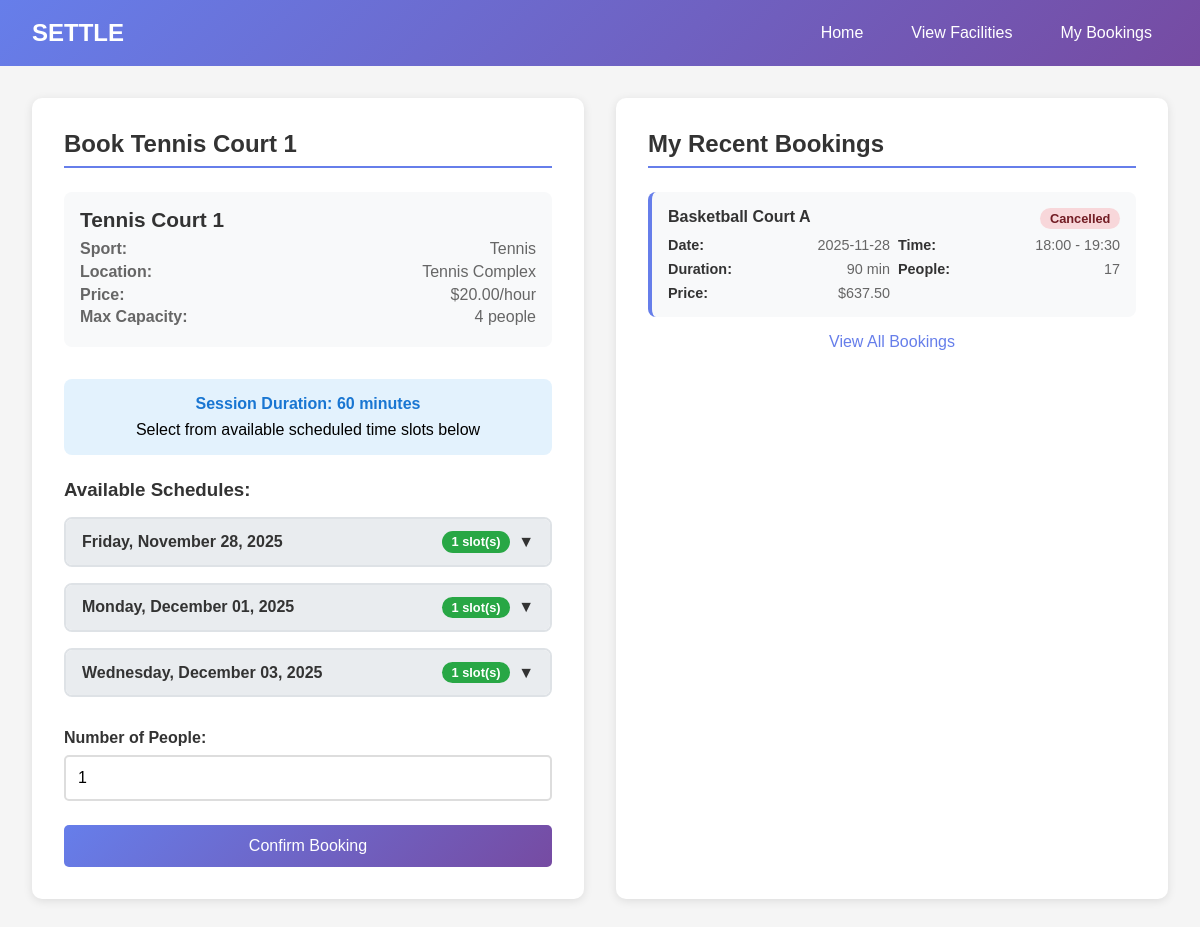
The page /booking/3 (signed in) on the database its author committed.
### models.py (models this page shows, shortened)
class Facility(db.Model):
    id = db.Column(db.Integer, primary_key=True, autoincrement=True)
    name = db.Column(db.String(120), nullable=False)
    location = db.Column(db.String(255))
    sport_id = db.Column(db.Integer, db.ForeignKey("sport.id"), nullable=False)
    price_per_hour = db.Column(db.Float, nullable=False, default=0.0)
    max_capacity = db.Column(db.Integer, default=100)
    is_active = db.Column(db.Boolean, default=True)
    schedules = db.relationship("Schedule", backref="facility", lazy=True)
    sport = db.relationship("Sport", backref="facilities")

class Sport(db.Model):
    id = db.Column(db.Integer, primary_key=True, autoincrement=True)
    name = db.Column(db.String(100), unique=True, nullable=False)
    max_players = db.Column(db.Integer, default=10)
    default_slot_minutes = db.Column(db.Integer, default=60)

class Booking(db.Model):
    id = db.Column(db.Integer, primary_key=True, autoincrement=True)
    user_id = db.Column(db.Integer, db.ForeignKey('user.id'), nullable=False)
    facility_id = db.Column(db.Integer, db.ForeignKey('facility.id'), nullable=False)
    start = db.Column(db.DateTime, nullable=False)
    end = db.Column(db.DateTime, nullable=False)
    seats = db.Column(db.Integer, default=1)
    price = db.Column(db.Float, nullable=False)
    status = db.Column(db.Enum(BookingStatus), default=BookingStatus.CONFIRMED)
    user = db.relationship('User', backref='bookings')
    facility = db.relationship('Facility', backref='bookings')

### routes.py (the view, shortened to what this page needs)
@routes.route("/booking/<int:facility_id>", methods=["GET", "POST"])
def booking(facility_id):
    if 'user_id' not in session:
        flash("Please login to make a booking.", "error")
        return redirect(url_for('routes.login'))
    facility = models.Facility.query.get_or_404(facility_id)
    if request.method == "GET":
        upcoming_dates = []
        for i in range(7):
            booking_date = date.today() + timedelta(days=i)
            day_of_week = (booking_date.weekday() + 1) % 7
            available_schedules = models.Schedule.query.filter(
                models.Schedule.facility_id == facility_id,
                models.Schedule.day_of_week == models.DayOfWeek(day_of_week)
            ).all()
            if available_schedules:
                upcoming_dates.append({
                    'date': booking_date,
                    'date_str': booking_date.strftime('%Y-%m-%d'),
                    'display_date': booking_date.strftime('%A, %B %d, %Y'),
                    'day_name': booking_date.strftime('%A'),
                    'schedules': available_schedules
                })
        user_bookings = models.Booking.query.filter_by(
            user_id=session['user_id']
        ).order_by(models.Booking.start.desc()).limit(5).all()
        return render_template("booking.html",
                             facility=facility,
                             upcoming_dates=upcoming_dates,
                             user_bookings=user_bookings,
                             today=date.today().strftime('%Y-%m-%d'),
                             datetime=datetime,
                             timedelta=timedelta)

### templates/booking.html (shortened to what this page needs)
<!DOCTYPE html>
<html lang="en">
<head>
</head>
<body>
    <div class="header">
        <div class="logo">SETTLE</div>
        <div class="nav-links">
            <a href="{{ url_for('home') }}" class="nav-link">Home</a>
            <a href="{{ url_for('routes.view_facility') }}" class="nav-link">View Facilities</a>
            <a href="{{ url_for('routes.my_bookings') }}" class="nav-link">My Bookings</a>
        </div>
    </div>
    <div class="container">
        <div class="booking-section">
            <h2 class="section-title">Book {{ facility.name }}</h2>
            <div class="facility-info">
                <div class="facility-name">{{ facility.name }}</div>
                <div class="facility-details">
                    <span><strong>Sport:</strong></span>
                    <span>{{ facility.sport.name }}</span>
                </div>
                <div class="facility-details">
                    <span><strong>Location:</strong></span>
                    <span>{{ facility.location or 'Not specified' }}</span>
                </div>
                <div class="facility-details">
                    <span><strong>Price:</strong></span>
                    <span>${{ "%.2f"|format(facility.price_per_hour) }}/hour</span>
                </div>
                <div class="facility-details">
                    <span><strong>Max Capacity:</strong></span>
                    <span>{{ facility.max_capacity }} people</span>
                </div>
            </div>
            <div class="schedule-info">
                <h4>Session Duration: {{ facility.sport.default_slot_minutes }} minutes</h4>
                <p>Select from available scheduled time slots below</p>
            </div>
            <form method="POST" id="bookingForm">
                <div class="schedule-section">
                    <h3 style="margin-bottom: 1rem; color: #333;">Available Schedules:</h3>
                    {% if upcoming_dates %}
                        {% for date_info in upcoming_dates %}
                            <div class="date-card has-slots" data-date="{{ date_info.date_str }}">
                                <div class="date-header" onclick="toggleScheduleSlots('{{ date_info.date_str }}')">
                                    <div>
                                        <strong>{{ date_info.display_date }}</strong>
                                    </div>
                                    <div style="display: flex; align-items: center; gap: 0.5rem;">
                                        <span class="available-count">{{ date_info.schedules|length }} slot(s)</span>
                                        <span class="chevron">▼</span>
                                    </div>
                                </div>
                            </div>
                        {% endfor %}
                    {% else %}
                        <div class="no-schedule">
                            <h4>No Available Schedules</h4>
                            <p>This facility doesn't have any scheduled time slots for the next 7 days.</p>
                            <p>Please check back later or contact the facility.</p>
                        </div>
                    {% endif %}
                </div>
                <div class="form-group">
                    <label for="seats" class="form-label">Number of People:</label>
                    <input type="number" id="seats" name="seats" class="form-control"
                           min="1" max="{{ facility.max_capacity }}" value="1" required>
                </div>
                <button type="submit" class="btn" id="submitBtn" disabled>
                    Confirm Booking
                </button>
            </form>
        </div>
        <div class="my-bookings-section">
            <h2 class="section-title">My Recent Bookings</h2>
            <div class="bookings-list">
                {% if user_bookings %}
                    {% for booking in user_bookings %}
                        <div class="booking-card">
                            <div class="booking-header">
                                <div class="booking-facility-name">{{ booking.facility.name }}</div>
                                <div class="status-badge status-{{ booking.status.value }}">
                                    {{ booking.status.value.title() }}
                                </div>
                            </div>
                            <div class="booking-details">
                                <div class="booking-detail">
                                    <span class="detail-label">Date:</span>
                                    <span>{{ booking.start.strftime('%Y-%m-%d') }}</span>
                                </div>
                                <div class="booking-detail">
                                    <span class="detail-label">Time:</span>
                                    <span>{{ booking.start.strftime('%H:%M') }} - {{ booking.end.strftime('%H:%M') }}</span>
                                </div>
                                <div class="booking-detail">
                                    <span class="detail-label">Duration:</span>
                                    <span>{{ ((booking.end - booking.start).seconds // 60) }} min</span>
                                </div>
                                <div class="booking-detail">
                                    <span class="detail-label">People:</span>
                                    <span>{{ booking.seats }}</span>
                                </div>
                                <div class="booking-detail">
                                    <span class="detail-label">Price:</span>
                                    <span>${{ "%.2f"|format(booking.price) }}</span>
                                </div>
                            </div>
                        </div>
                    {% endfor %}
                    <div style="text-align: center; margin-top: 1rem;">
                        <a href="{{ url_for('routes.my_bookings') }}" class="nav-link" style="color: #667eea;">
                            View All Bookings
                        </a>
                    </div>
                {% else %}
                    <div class="no-bookings">
                        <p>No bookings yet.</p>
                        <p>This will be your first booking!</p>
                    </div>
                {% endif %}
            </div>
        </div>
    </div>
</body>
</html>

### templates/booking.html (style rules this page uses)
* { margin: 0; padding: 0; box-sizing: border-box; }
body { font-family: Arial, sans-serif; background: #f5f5f5; }
.header { background: linear-gradient(135deg, #667eea 0%, #764ba2 100%); color: white; padding: 1rem 2rem; display: flex; justify-content: space-between; align-items: center; }
.logo { font-size: 1.5rem; font-weight: bold; }
.nav-links { display: flex; gap: 1rem; }
.nav-link { color: white; text-decoration: none; padding: 0.5rem 1rem; border-radius: 5px; transition: background 0.3s; }
.container { max-width: 1200px; margin: 2rem auto; padding: 0 2rem; display: grid; grid-template-columns: 1fr 1fr; gap: 2rem; }
.booking-section, .my-bookings-section { background: white; border-radius: 10px; padding: 2rem; box-shadow: 0 2px 10px rgba(0, 0, 0, 0.1); }
.section-title { font-size: 1.5rem; color: #333; margin-bottom: 1.5rem; border-bottom: 2px solid #667eea; padding-bottom: 0.5rem; }
.facility-info { margin-bottom: 2rem; padding: 1rem; background: #f8f9fa; border-radius: 8px; }
.facility-name { font-size: 1.3rem; color: #333; margin-bottom: 0.5rem; font-weight: bold; }
.facility-details { color: #666; margin: 0.3rem 0; display: flex; justify-content: space-between; }
.form-group { margin-bottom: 1.5rem; }
.form-label { display: block; margin-bottom: 0.5rem; font-weight: bold; color: #333; }
.form-control { width: 100%; padding: 0.75rem; border: 2px solid #ddd; border-radius: 5px; font-size: 1rem; transition: border-color 0.3s; }
.btn { background: linear-gradient(135deg, #667eea 0%, #764ba2 100%); color: white; padding: 0.75rem 2rem; border: none; border-radius: 5px; font-size: 1rem; cursor: pointer; transition: transform 0.2s; width: 100%; }
.booking-card { background: #f8f9fa; border-radius: 8px; padding: 1rem; margin-bottom: 1rem; border-left: 4px solid #667eea; }
.booking-header { display: flex; justify-content: space-between; align-items: start; margin-bottom: 0.5rem; }
.booking-facility-name { font-weight: bold; color: #333; }
.status-badge { padding: 0.2rem 0.6rem; border-radius: 12px; font-size: 0.8rem; font-weight: bold; }
.status-cancelled { background: #f8d7da; color: #721c24; }
.booking-details { display: grid; grid-template-columns: 1fr 1fr; gap: 0.5rem; font-size: 0.9rem; color: #666; }
.booking-detail { display: flex; justify-content: space-between; }
.detail-label { font-weight: bold; color: #333; }
.schedule-section { margin-bottom: 2rem; }
.date-card { background: #f8f9fa; border: 2px solid #dee2e6; border-radius: 8px; margin-bottom: 1rem; overflow: hidden; transition: all 0.3s; }
.date-card.has-slots { cursor: pointer; }
.date-header { background: #e9ecef; padding: 0.75rem 1rem; font-weight: bold; color: #333; cursor: pointer; display: flex; justify-content: space-between; align-items: center; }
.schedule-info { background: #e3f2fd; padding: 1rem; border-radius: 8px; margin-bottom: 1.5rem; text-align: center; }
.schedule-info h4 { color: #1976d2; margin-bottom: 0.5rem; }
.available-count { background: #28a745; color: white; padding: 0.2rem 0.6rem; border-radius: 12px; font-size: 0.8rem; font-weight: bold; }
.chevron { transition: transform 0.3s; }

### rows shown on the page
Facility: name "Tennis Court 1", location "Tennis Complex", price_per_hour "20.00", max_capacity "4"
Sport: sport.name "Tennis", sport.default_slot_minutes "60"
Booking: facility.name "Basketball Court A", status.value "Cancelled", start "2025-11-28", start "18:00", end "19:30", ((booking.end-booking.start).seconds//60) "90", seats "17", price "637.50"

### other values the page prints
{{ date_info.display_date }} "Friday, November 28, 2025" "Monday, December 01, 2025" "Wednesday, December 03, 2025"
{{ date_info.schedules|length }} "1" "1" "1"
